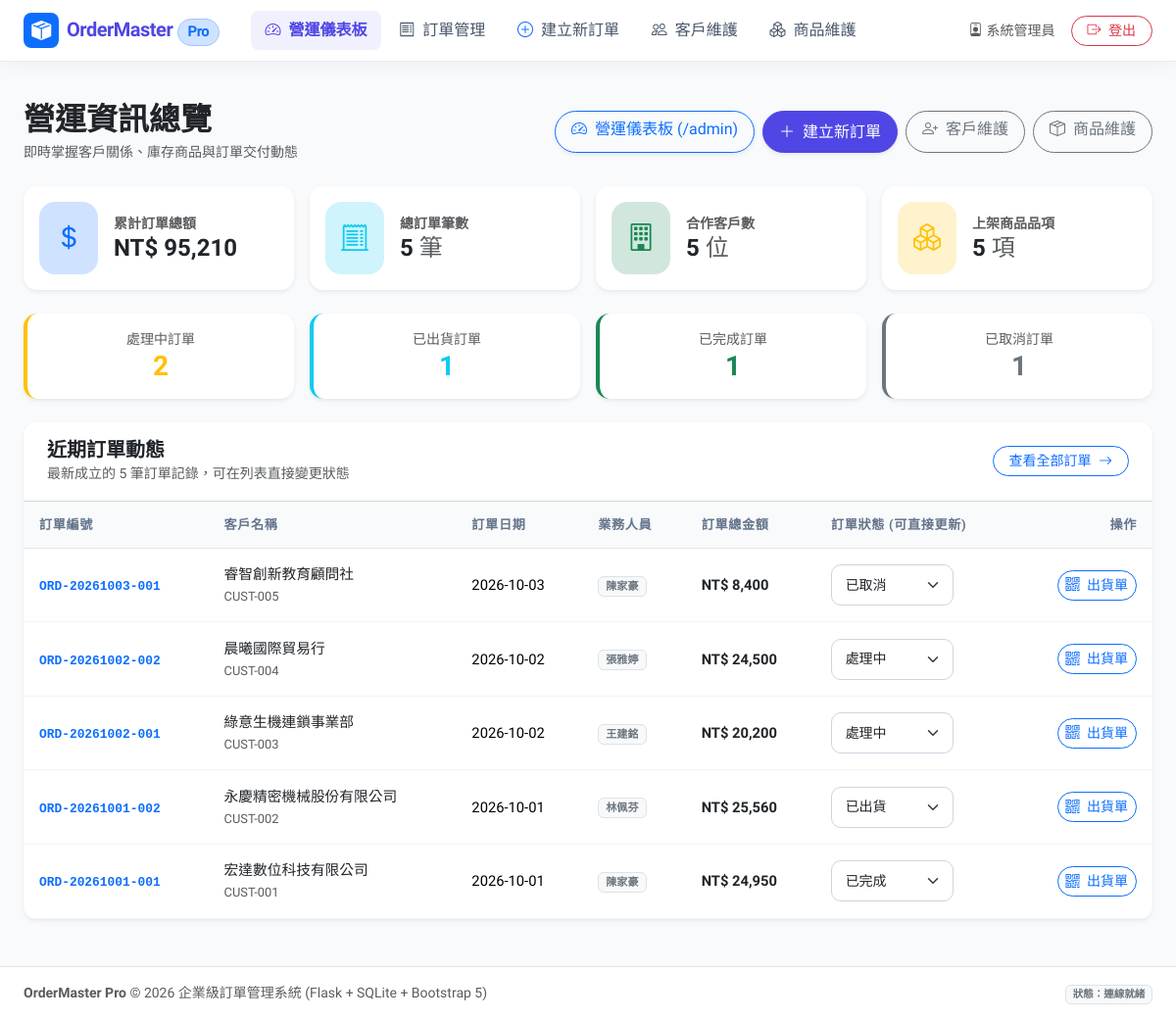
Page /dashboard (signed in) on the committed database.
### tables this page shows
CREATE TABLE orders (
        order_id TEXT PRIMARY KEY,
        customer_id TEXT NOT NULL,
        order_date TEXT NOT NULL,
        status TEXT NOT NULL CHECK(status IN ('處理中', '已出貨', '已完成', '已取消')),
        salesperson TEXT NOT NULL,
        created_at TIMESTAMP DEFAULT CURRENT_TIMESTAMP,
        FOREIGN KEY (customer_id) REFERENCES customer (customer_id) ON DELETE RESTRICT
    );

### app.py (the view)
@app.route('/')
@app.route('/dashboard')
@login_required
def dashboard():
    conn = get_db_connection()
    customer_count = conn.execute("SELECT COUNT(*) FROM customer").fetchone()[0]
    product_count = conn.execute("SELECT COUNT(*) FROM product").fetchone()[0]
    order_count = conn.execute("SELECT COUNT(*) FROM orders").fetchone()[0]
    total_rev_row = conn.execute("""
        SELECT COALESCE(SUM(oi.quantity * oi.price), 0) as total_rev
        FROM order_item oi
        JOIN orders o ON oi.order_id = o.order_id
        WHERE o.status != ?
    """, ('已取消',)).fetchone()
    total_revenue = total_rev_row['total_rev'] if total_rev_row else 0.0
    status_counts = {'處理中': 0, '已出貨': 0, '已完成': 0, '已取消': 0}
    rows = conn.execute("SELECT status, COUNT(*) as cnt FROM orders GROUP BY status").fetchall()
    for r in rows:
        if r['status'] in status_counts:
            status_counts[r['status']] = r['cnt']
    recent_orders = conn.execute("""
        SELECT o.order_id, o.customer_id, o.order_date, o.status, o.salesperson,
               c.name as customer_name,
               COALESCE(SUM(oi.quantity * oi.price), 0) as total_amount
        FROM orders o
        JOIN customer c ON o.customer_id = c.customer_id
        LEFT JOIN order_item oi ON o.order_id = oi.order_id
        GROUP BY o.order_id
        ORDER BY o.order_date DESC, o.order_id DESC
        LIMIT 5
    """).fetchall()
    conn.close()
    return render_template(
        'dashboard.html',
        customer_count=customer_count,
        product_count=product_count,
        order_count=order_count,
        total_revenue=total_revenue,
        status_counts=status_counts,
        recent_orders=recent_orders
    )

### app.py (called while the page is built)
def login_required(f):
    @wraps(f)
    def decorated_function(*args, **kwargs):
        if not session.get('user_id'):
            flash('請先登入管理員帳號以使用後台功能', 'warning')
            return redirect(url_for('login', next=request.url))
        if session.get('role') != 'admin':
            flash('權限不足！只有管理員角色才能進入後台系統。', 'danger')
            return redirect(url_for('login'))
        return f(*args, **kwargs)
    return decorated_function

### db.py (called while the page is built)
def get_db_connection():
    conn = sqlite3.connect(DB_PATH)
    conn.row_factory = sqlite3.Row
    conn.execute("PRAGMA foreign_keys = ON;")
    return conn

### templates/dashboard.html (shortened to what this page needs)
{% extends 'base.html' %}
{% block content %}
<div class="container-fluid px-lg-4">
  <div class="d-flex flex-column flex-md-row justify-content-between align-items-md-center gap-3 mb-4">
    <div>
      <h2 class="fw-bold mb-1 text-dark">營運資訊總覽</h2>
      <p class="text-muted small mb-0">即時掌握客戶關係、庫存商品與訂單交付動態</p>
    </div>
    <div class="d-flex flex-wrap gap-2">
      <a href="{{ url_for('admin_dashboard') }}" class="btn btn-outline-primary shadow-sm rounded-pill px-3">
        <i class="bi bi-speedometer2 me-1"></i> 營運儀表板 (/admin)
      </a>
      <a href="{{ url_for('order_create') }}" class="btn btn-primary shadow-sm rounded-pill px-3">
        <i class="bi bi-plus-lg me-1"></i> 建立新訂單
      </a>
      <a href="{{ url_for('customers_list') }}" class="btn btn-outline-secondary rounded-pill px-3">
        <i class="bi bi-person-plus me-1"></i> 客戶維護
      </a>
      <a href="{{ url_for('products_list') }}" class="btn btn-outline-secondary rounded-pill px-3">
        <i class="bi bi-box-seam me-1"></i> 商品維護
      </a>
    </div>
  </div>
  <div class="row g-3 mb-4">
    <div class="col-12 col-sm-6 col-xl-3">
      <div class="card stat-card border-0 shadow-sm p-3 h-100">
        <div class="d-flex align-items-center">
          <div class="bg-primary-subtle text-primary p-3 rounded-4 me-3">
            <i class="bi bi-currency-dollar fs-3"></i>
          </div>
          <div>
            <div class="text-muted small fw-semibold">累計訂單總額</div>
            <h4 class="fw-bold mb-0 text-dark">NT$ {{ "{:,.0f}".format(total_revenue) }}</h4>
          </div>
        </div>
      </div>
    </div>
    <div class="col-12 col-sm-6 col-xl-3">
      <div class="card stat-card border-0 shadow-sm p-3 h-100">
        <div class="d-flex align-items-center">
          <div class="bg-info-subtle text-info p-3 rounded-4 me-3">
            <i class="bi bi-receipt-cutoff fs-3"></i>
          </div>
          <div>
            <div class="text-muted small fw-semibold">總訂單筆數</div>
            <h4 class="fw-bold mb-0 text-dark">{{ order_count }} <span class="fs-7 text-muted fw-normal">筆</span></h4>
          </div>
        </div>
      </div>
    </div>
    <div class="col-12 col-sm-6 col-xl-3">
      <div class="card stat-card border-0 shadow-sm p-3 h-100">
        <div class="d-flex align-items-center">
          <div class="bg-success-subtle text-success p-3 rounded-4 me-3">
            <i class="bi bi-building fs-3"></i>
          </div>
          <div>
            <div class="text-muted small fw-semibold">合作客戶數</div>
            <h4 class="fw-bold mb-0 text-dark">{{ customer_count }} <span class="fs-7 text-muted fw-normal">位</span></h4>
          </div>
        </div>
      </div>
    </div>
    <div class="col-12 col-sm-6 col-xl-3">
      <div class="card stat-card border-0 shadow-sm p-3 h-100">
        <div class="d-flex align-items-center">
          <div class="bg-warning-subtle text-warning p-3 rounded-4 me-3">
            <i class="bi bi-boxes fs-3"></i>
          </div>
          <div>
            <div class="text-muted small fw-semibold">上架商品品項</div>
            <h4 class="fw-bold mb-0 text-dark">{{ product_count }} <span class="fs-7 text-muted fw-normal">項</span></h4>
          </div>
        </div>
      </div>
    </div>
  </div>
  <div class="row g-3 mb-4">
    <div class="col-6 col-md-3">
      <a href="{{ url_for('orders_list', status='處理中') }}" class="text-decoration-none">
        <div class="card border-0 shadow-sm p-3 text-center border-start border-warning border-4">
          <div class="text-muted small">處理中訂單</div>
          <h3 class="fw-bold text-warning mb-0">{{ status_counts['處理中'] }}</h3>
        </div>
      </a>
    </div>
    <div class="col-6 col-md-3">
      <a href="{{ url_for('orders_list', status='已出貨') }}" class="text-decoration-none">
        <div class="card border-0 shadow-sm p-3 text-center border-start border-info border-4">
          <div class="text-muted small">已出貨訂單</div>
          <h3 class="fw-bold text-info mb-0">{{ status_counts['已出貨'] }}</h3>
        </div>
      </a>
    </div>
    <div class="col-6 col-md-3">
      <a href="{{ url_for('orders_list', status='已完成') }}" class="text-decoration-none">
        <div class="card border-0 shadow-sm p-3 text-center border-start border-success border-4">
          <div class="text-muted small">已完成訂單</div>
          <h3 class="fw-bold text-success mb-0">{{ status_counts['已完成'] }}</h3>
        </div>
      </a>
    </div>
    <div class="col-6 col-md-3">
      <a href="{{ url_for('orders_list', status='已取消') }}" class="text-decoration-none">
        <div class="card border-0 shadow-sm p-3 text-center border-start border-secondary border-4">
          <div class="text-muted small">已取消訂單</div>
          <h3 class="fw-bold text-secondary mb-0">{{ status_counts['已取消'] }}</h3>
        </div>
      </a>
    </div>
  </div>
  <div class="card border-0 shadow-sm overflow-hidden mb-4">
    <div class="card-header bg-white py-3 px-4 d-flex justify-content-between align-items-center">
      <div>
        <h5 class="fw-bold mb-0 text-dark">近期訂單動態</h5>
        <span class="text-muted small">最新成立的 5 筆訂單記錄，可在列表直接變更狀態</span>
      </div>
      <a href="{{ url_for('orders_list') }}" class="btn btn-sm btn-outline-primary rounded-pill px-3">
        查看全部訂單 <i class="bi bi-arrow-right ms-1"></i>
      </a>
    </div>
    <div class="table-responsive">
      <table class="table table-custom align-middle">
        <thead>
          <tr>
            <th>訂單編號</th>
            <th>客戶名稱</th>
            <th>訂單日期</th>
            <th>業務人員</th>
            <th>訂單總金額</th>
            <th>訂單狀態 (可直接更新)</th>
            <th class="text-end">操作</th>
          </tr>
        </thead>
        <tbody>
          {% for ord in recent_orders %}
          <tr>
            <td>
              <a href="{{ url_for('order_detail', order_id=ord['order_id']) }}" class="fw-semibold text-primary text-decoration-none">
                <code>{{ ord['order_id'] }}</code>
              </a>
            </td>
            <td>
              <div class="fw-medium text-dark">{{ ord['customer_name'] }}</div>
              <small class="text-muted">{{ ord['customer_id'] }}</small>
            </td>
            <td>{{ ord['order_date'] }}</td>
            <td>
              <span class="badge bg-light text-secondary border">{{ ord['salesperson'] }}</span>
            </td>
            <td class="fw-bold text-dark">
              NT$ {{ "{:,.0f}".format(ord['total_amount'] or 0) }}
            </td>
            <td>
              <select class="form-select form-select-sm status-dropdown" data-order-id="{{ ord['order_id'] }}" style="width: 125px;">
                <option value="處理中" {% if ord['status'] == '處理中' %}selected{% endif %}>處理中</option>
                <option value="已出貨" {% if ord['status'] == '已出貨' %}selected{% endif %}>已出貨</option>
                <option value="已完成" {% if ord['status'] == '已完成' %}selected{% endif %}>已完成</option>
                <option value="已取消" {% if ord['status'] == '已取消' %}selected{% endif %}>已取消</option>
              </select>
            </td>
            <td class="text-end">
              <a href="{{ url_for('order_detail', order_id=ord['order_id']) }}" class="btn btn-sm btn-outline-primary rounded-pill" title="查看出貨單與 QRCode">
                <i class="bi bi-qr-code me-1"></i> 出貨單
              </a>
            </td>
          </tr>
          {% else %}
          <tr>
            <td colspan="7" class="text-center py-4 text-muted">目前尚無訂單資料</td>
          </tr>
          {% endfor %}
        </tbody>
      </table>
    </div>
  </div>
</div>
{% endblock %}

### static/css/custom.css (style rules this page uses)
:root { --primary-color: #4f46e5; --primary-hover: #4338ca; --secondary-color: #64748b; --success-color: #10b981; --warning-color: #f59e0b; --danger-color: #ef4444; --info-color: #06b6d4; --bg-gradient: linear-gradient(135deg, #f8fafc 0%, #f1f5f9 100%); }
body { font-family: 'Plus Jakarta Sans', -apple-system, BlinkMacSystemFont, "Segoe UI", Roboto, "Helvetica Neue", Arial, "Noto Sans TC", sans-serif; background-color: #f8fafc; color: #1e293b; min-height: 100vh; display: flex; flex-direction: column; }
.card { border: 1px solid rgba(226, 232, 240, 0.9); border-radius: 14px; box-shadow: 0 4px 6px -1px rgba(0, 0, 0, 0.04), 0 2px 4px -2px rgba(0, 0, 0, 0.03); transition: transform 0.2s ease, box-shadow 0.2s ease; background: #ffffff; }
.stat-card { overflow: hidden; position: relative; }
.table-custom { margin-bottom: 0; }
.table-custom thead th { background-color: #f8fafc; color: #64748b; font-size: 0.82rem; font-weight: 600; text-transform: uppercase; letter-spacing: 0.05em; border-bottom: 1px solid #e2e8f0; padding: 0.85rem 1rem; }
.table-custom tbody td { padding: 0.95rem 1rem; vertical-align: middle; border-bottom: 1px solid #f1f5f9; font-size: 0.92rem; }
.form-control, .form-select { border-radius: 10px; border: 1px solid #cbd5e1; padding: 0.6rem 0.85rem; transition: all 0.2s ease; }
.btn-primary { background-color: var(--primary-color); border-color: var(--primary-color); border-radius: 10px; padding: 0.55rem 1.15rem; font-weight: 500; transition: all 0.2s ease; }

### rows in the picture
orders: order_id "ORD-20261003-001", customer_name "睿智創新教育顧問社", customer_id "CUST-005", order_date "2026-10-03", salesperson "陳家豪", ord "8,400", status+order_id "已取消"
orders: order_id "ORD-20261002-002", customer_name "晨曦國際貿易行", customer_id "CUST-004", order_date "2026-10-02", salesperson "張雅婷", ord "24,500", status+order_id "處理中"
orders: order_id "ORD-20261002-001", customer_name "綠意生機連鎖事業部", customer_id "CUST-003", order_date "2026-10-02", salesperson "王建銘", ord "20,200", status+order_id "處理中"
orders: order_id "ORD-20261001-002", customer_name "永慶精密機械股份有限公司", customer_id "CUST-002", order_date "2026-10-01", salesperson "林佩芬", ord "25,560", status+order_id "已出貨"
orders: order_id "ORD-20261001-001", customer_name "宏達數位科技有限公司", customer_id "CUST-001", order_date "2026-10-01", salesperson "陳家豪", ord "24,950", status+order_id "已完成"

### other values in the picture
{{ session.get('user_name', '管理員') }} "系統管理員"
{{ "{:,.0f}".format(total_revenue) }} "95,210"
{{ order_count }} "5"
{{ customer_count }} "5"
{{ product_count }} "5"
{{ status_counts['處理中'] }} "2"
{{ status_counts['已出貨'] }} "1"
{{ status_counts['已完成'] }} "1"
{{ status_counts['已取消'] }} "1"
